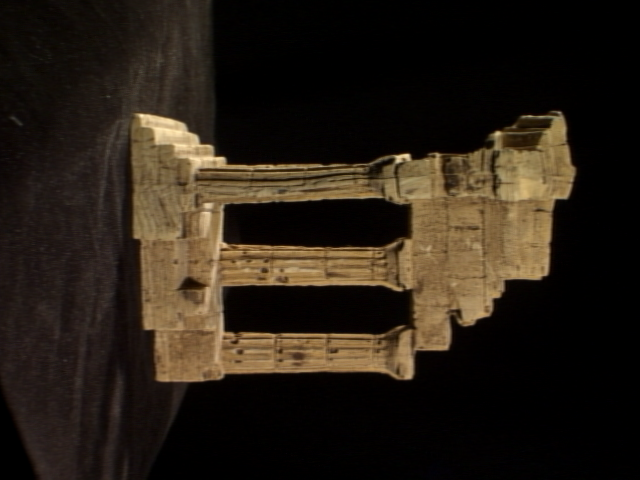
#> input picture Data/templeRing/templeSR0001.png, 640 x 480 px; its folder holds 4 pictures in this run
$ jupyter execute --allow-errors camera.ipynb
#> lines starting #> are read from the running program, lines starting #| are printed output that depends on the picture
[cell 1]
import cv2 as cv
import numpy as np
from glob import glob
from matplotlib import pyplot as plt
from bisect import bisect_left
from copy import copy, deepcopy
import os
from PIL import Image,ExifTags
import sba
import cmath
from scipy import linalg

<h2>Constants

[cell 2]
INIT_MIN_NUM_MATCHES = 100
RAY_ANGLE_TH = 2 #degrees
TERMINATE_TH = 20

<h2>UTILS

[cell 3]
# [17 lines left out: function show_images, not called in this run]

<h2>Read Images

[cell 4]
datasetPath = "Data/templeRing/"
filesNames = glob(datasetPath+'*.png') #TODO add jpg also
filesNames = sorted(filesNames)
images = [cv.imread(file) for file in filesNames]
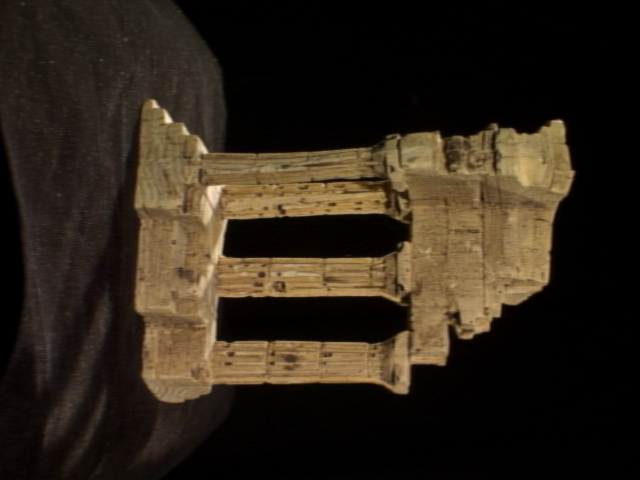
#> input picture Data/templeRing/templeSR0002.png, 640 x 480 px
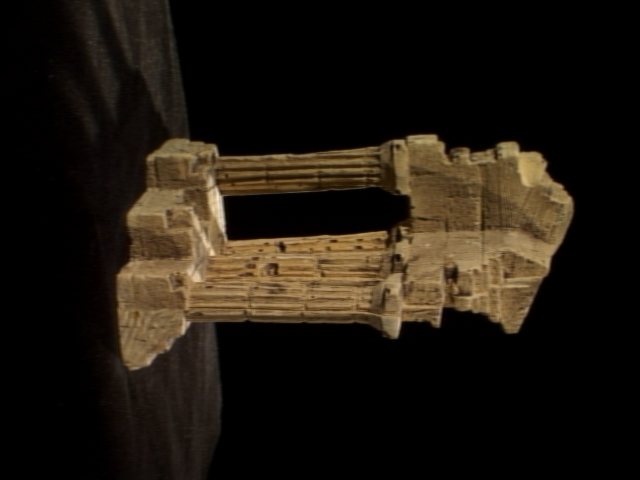
#> input picture Data/templeRing/templeSR0003.png, 640 x 480 px
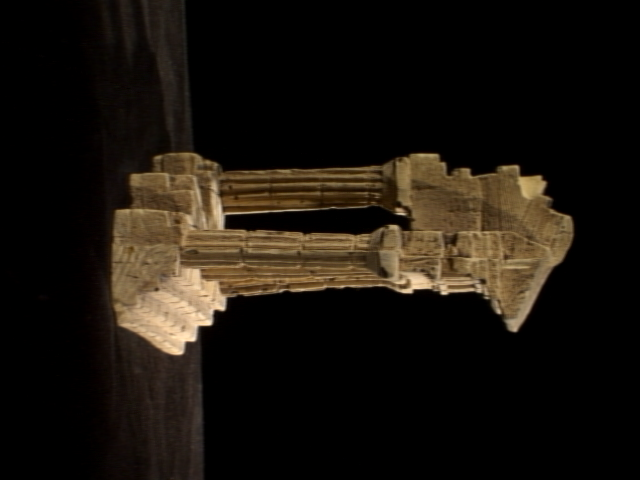
#> input picture Data/templeRing/templeSR0004.png, 640 x 480 px
#> images = 4 items

<h2>Read EXIF Info

[cell 5]
# [44 lines left out: function compute_focal_length, not called in this run]

<h2>Intrinsic Matrix

[cell 6]
'''
imgHeight, imgWidth, _ = images[0].shape
#focalLen =  1.2 * max(imgHeight, imgWidth)
focalLen = compute_focal_length(0)
pp = (imgWidth/2, imgHeight/2)
K = [[focalLen, 0, pp[0]],
     [0, focalLen, pp[1]],
     [0,     0,       1]]
'''
focalLen = 3310.400000
imgHeight, imgWidth, _ = images[0].shape
#> imgHeight = 480; imgWidth = 640
pp = (316.730000, 200.550000)
'''
K = [[3310.400000, 0.0, 316.730000],
     [0.0, 3325.500000, 200.550000],
     [0.0,     0.0,       1.0]]
'''
"""
#dinasore
K_global = [[3310.400000, 0.0, 316.730000],
     [0.0, 3310.400000, 200.550000],
     [0.0,     0.0,       1.0]]
"""
#temple
K_global = [[1520.400000, 0.0, 302.320000],
     [0.0, 1525.900000, 246.87000],
     [0.0,     0.0,       1.0]]

<h2>SIFT

[cell 7]
def compute_sift():
    print("SIFT")
    for imgIdx, img in enumerate(images):
        #show_images([img],["img"])
        #gray = cv.cvtColor(img,cv.COLOR_BGR2GRAY)
        sift = cv.xfeatures2d.SIFT_create()
        # find keypoints and descriptors with SIFT
        kp,des = sift.detectAndCompute(img, None)
        imageModel = {
            "keyPts": kp,
            "descriptors": des,
            "tracksFeaturesIdx": [],
            "projMat": np.zeros((3,4))
        }
        imagesModels.append(imageModel)
        print("image : ",imgIdx," number of points:",len(kp))
        #draw
        #imgKp = cv.drawKeypoints(gray,kp,copy(img),flags=cv.DRAW_MATCHES_FLAGS_DRAW_RICH_KEYPOINTS)
        #show_images([imgKp],["img"])

<h2>ORB

[cell 8]
# [18 lines left out: function compute_orb, not called in this run]
        #draw
        #imgKp = cv.drawKeypoints(gray,kp,copy(img),flags=cv.DRAW_MATCHES_FLAGS_DRAW_RICH_KEYPOINTS)
        #show_images([imgKp],["img"])

<h2> Matching

[cell 9]
def compute_matches(idx1,idx2): #image indices
    #Matching descriptors
    # FLANN parameters
    FLANN_INDEX_KDTREE = 0 #TODO try:1
    index_params = dict(algorithm = FLANN_INDEX_KDTREE, trees = 5)
    search_params = dict(checks = 50)

    flann = cv.FlannBasedMatcher(index_params,search_params)
    matches = flann.knnMatch(imagesModels[idx1]["descriptors"], imagesModels[idx2]["descriptors"], k=2)

    pts1 = []
    pts2 = []
    #Need to draw only good matches, so create a mask
    matchesMask = [[0,0] for i in range(len(matches))]
    for i,(m,n) in enumerate(matches):
        if m.distance < 0.6*n.distance:
            pts2.append(imagesModels[idx2]["keyPts"][m.trainIdx].pt)
            pts1.append(imagesModels[idx1]["keyPts"][m.queryIdx].pt)

            matchesIdx[idx1][idx2].append({'idx1': m.queryIdx, 'idx2':  m.trainIdx})
            matchesIdx[idx2][idx1].append({'idx1': m.trainIdx, 'idx2': m.queryIdx})
            matchesMask[i] = [1,0]

    #Draw Matches
    draw_params = dict(matchColor = (0,255,0),
                   singlePointColor = (255,0,0),
                   matchesMask = matchesMask,
                   flags = cv.DrawMatchesFlags_DEFAULT)
    img3 = cv.drawMatchesKnn(images[idx1], imagesModels[idx1]["keyPts"], images[idx2], imagesModels[idx2]["keyPts"], matches,None,**draw_params)
    #show_images([images[idx1], images[idx2], img3], ["img1: idx " + str(idx1), "img2: idx "+str(idx2), "matches"])

    return pts1, pts2

<h2> Tracks

[cell 10]
class KeyList(object):
    # bisect doesn't accept a key function, so we build the key into our sequence.
    def __init__(self, l, key):
        self.l = l
        self.key = key
    def __len__(self):
        return len(self.l)
    def __getitem__(self, index):
        return self.key(self.l[index])


def get_matched_idx(matchesList, searchItem):
    i = bisect_left(KeyList(matchesList, key=lambda k: k['idx1']), searchItem)
    if i != len(matchesList) and matchesList[i]['idx1'] == searchItem: return matchesList[i]['idx2']
    else: return -1

#Test
'''
matchesList = [{'idx1': 100, 'idx2': 5}, {'idx1': 2, 'idx2': 88}, {'idx1': 7, 'idx2': 5}, {'idx1': 9, 'idx2': 10}]
print(matchesList[0]['idx1'])
matchesList = sorted(matchesList, key=lambda k: k["idx1"])
print(matchesList[0]['idx1'])
print(get_matched_idx(matchesList, 2))
'''

[cell 11]
def compute_tracks():
    #Sort matchesIdx #TODO #find faster way
    for i in range(len(images)):
        for j in range(len(images)):
            matchesIdx[i][j] =  sorted(matchesIdx[i][j], key=lambda k: k["idx1"])

    for imgIdx in range(len(images)):
        if len(matchesIdx[imgIdx]) == 0: continue #??TODO neighbors
        flags = np.zeros(len(imagesModels[imgIdx]['keyPts']))
        imagesModels[imgIdx]['keyFlags'] = flags

    for imgIdx in range(len(images)):
        if len(matchesIdx[imgIdx]) == 0: continue #??TODO neighbors
        '''
        BFS from each feature
        images --> Nodes
        Features --> Egdes
        '''
        for featureIdx in range(len(imagesModels[imgIdx]['keyPts'])):
            #if the feature was visited
            if imagesModels[imgIdx]['keyFlags'][featureIdx] == 1: continue
            featuresTrack = []
            featuresQueue = []
            imageVisited = np.zeros(len(images))
            #Mark the feature as visited
            imagesModels[imgIdx]['keyFlags'][featureIdx] = 1
            featuresTrack.append((imgIdx, featureIdx))
            featuresQueue.append((imgIdx, featureIdx))
            imageVisited[imgIdx] = 1
            while not len(featuresQueue) == 0:
                feature = featuresQueue.pop(0)
                parImgIdx = feature[0]
                parFeatureIdx = feature[1]
                for childIdx in range(len(matchesIdx[parImgIdx])): #??TODO neighbors
                    if imageVisited[childIdx] == 1: continue
                    childFeatureIdx = get_matched_idx(matchesIdx[parImgIdx][childIdx], parFeatureIdx)# search for parFeatureIdx get the corresponding idx
                    if childFeatureIdx == -1: continue
                    if imagesModels[childIdx]['keyFlags'][childFeatureIdx] == 1: continue
                    imagesModels[childIdx]['keyFlags'][childFeatureIdx] = 1
                    featuresTrack.append((childIdx, childFeatureIdx))
                    featuresQueue.append((childIdx, childFeatureIdx))
                    imageVisited[childIdx] = 1
            if len(featuresTrack) >= 2:
                tracks.append(featuresTrack)
    for trackIdx in range(len(tracks)):
        for imgIdx,featureIdx in tracks[trackIdx]:
            imagesModels[imgIdx]['tracksFeaturesIdx'].append((trackIdx, featureIdx))

<h2>Projection Matrix For initialization

[cell 12]
#cam2 is the ref #TODO make sure?
#tODO test on each pair of images
# [32 lines left out: function proj_matrix_for_initial_camera, not called in this run]

[cell 13]
#TODO test
# [14 lines left out: functions get_reference_proj, compute_proj, not called in this run]

<h2>Projection Matrix From point correspondence Book


[cell 14]
# [19 lines left out: function compute_P, not called in this run]

def compute_proj_from_rVec_tVec(rVec,t):
    R,_ = cv.Rodrigues(rVec)
    return compute_proj(R,t)

[cell 15]
def get_intrinsic_matrix():
    return K_global
# [5 lines left out: function get_K, not called in this run]

[cell 16]
# [12 lines left out: function factorize_proj_matrix, not called in this run]

"""
#test
P = get_reference_proj()
print(factorize_proj_matrix(P))
"""

[cell 17]
#TODO ADD projmat = zeroes initialization
# [33 lines left out: function compute_ray_angle, not called in this run]

[cell 18]
# [61 lines left out: functions write_cameras, write_view_pts, set_cameras_after_bundle_adj, not called in this run]

<h2>Main

[cell 19]
imagesModels = []
matchesIdx = [[list() for x in range(len(images))] for y in range(len(images))]
#> matchesIdx = [[[], [], [], []], [[], [], [], []], [[], [], [], []], [[], [], [], []]]
tracks = []
compute_sift()
#> the loop in compute_sift, `for imgIdx, img in enumerate(images): #show_images([img],["img"])` made 4 passes
#| image :  0  number of points: 791
#| image :  1  number of points: 778
#| image :  2  number of points: 787
#| image :  3  number of points: 665
#> after the loop in compute_sift, `for imgIdx, img in enumerate(images):`: imagesModels = 4 items
#compute_orb()
print("Number of images: ", len(imagesModels))
#| Number of images:  4
#matchScores = np.zeros((len(images), len(images))) #TODO compute from it the INIT_MIN_NUM_MATCHES
homographyScores = []
#model = RansacModel()
for i in range(len(images)):
    for j in range(i+1, len(images)):
        pts1, pts2 = compute_matches(i,j)
        #matchScores[i][j] = len(pts1)
        #matchScores[j][i] = len(pts1)
        #print("No. of matched features between ", str(i) , "&", str(j),len(pts1))
        '''
        #Compute Fundamental matrix
        #Add "t" to every point
        pts1Homogenous = cv.convertPointsToHomogeneous(np.float32(pts1)).reshape((-1,3))
        pts2Homogenous = cv.convertPointsToHomogeneous(np.float32(pts2)).reshape((-1,3))
        pts1Homogenous = np.transpose(pts1Homogenous)
        pts2Homogenous = np.transpose(pts2Homogenous)
        if(len(pts1) < 8):
            print("Couldn't find good 8 matches to compute Fundamental matrix")
        else:
            F,inliers = F_from_ransac(pts1Homogenous,pts2Homogenous,model,maxiter=2048,match_theshold=1)
            print("Fundamental Matrix between ", str(i) , "&", str(j), F)
            #tODO refine matches
        '''

        pts1 = np.float32(pts1).reshape(-1,1,2)
        pts2 = np.float32(pts2).reshape(-1,1,2)
        if len(pts1) < 4:
            l = 1 #remove this line
            #print("Couldn't find good 4 matches to compute Homograhy matrix")
        else:
            H, mask = cv.findHomography(pts1, pts2, cv.RANSAC, 0.004*max(imgHeight, imgWidth))
            HinliersNum = list(mask).count(1)
            #print("HinliersNum: ", HinliersNum)
            if len(pts1) >= INIT_MIN_NUM_MATCHES:
                homographyScores.append({"idx1":i, "idx2": j, "percentage": HinliersNum/len(pts1)})
#> this loop made 4 passes
#> pass 1, in compute_matches, `img3 = cv.drawMatchesKnn(images[idx1], imagesModels[idx1]["keyPts"], i..`:
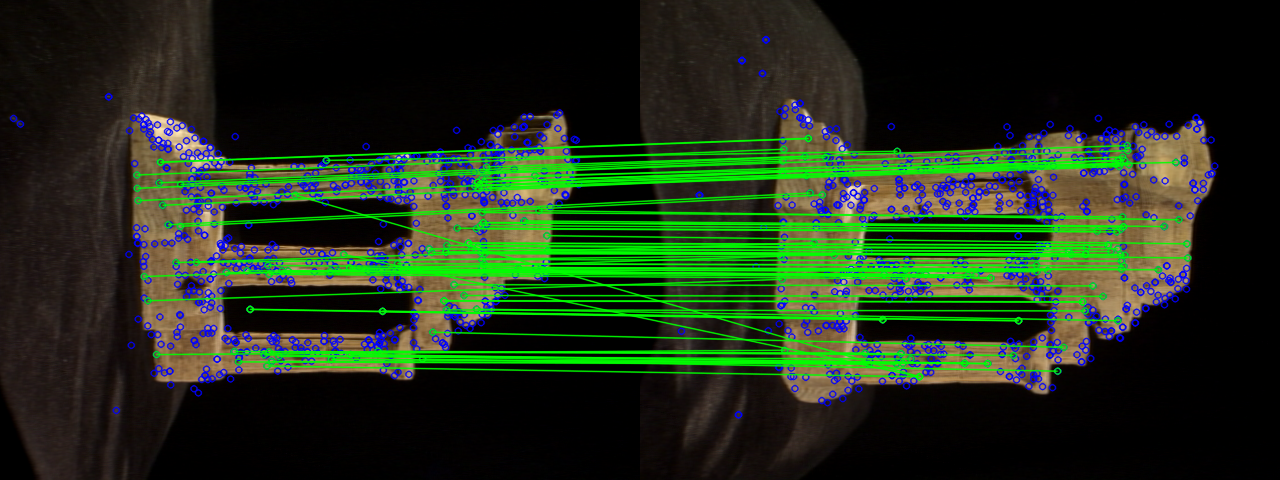
#> img3: shape (480, 1280, 3); mean of channels 0, 1, 2 26.1, 48.6, 31.5; drawn as B, G, R
#> pass 1, in compute_matches (call 2), `img3 = cv.drawMatchesKnn(images[idx1], imagesModels[idx1]["keyPts"], i..`:
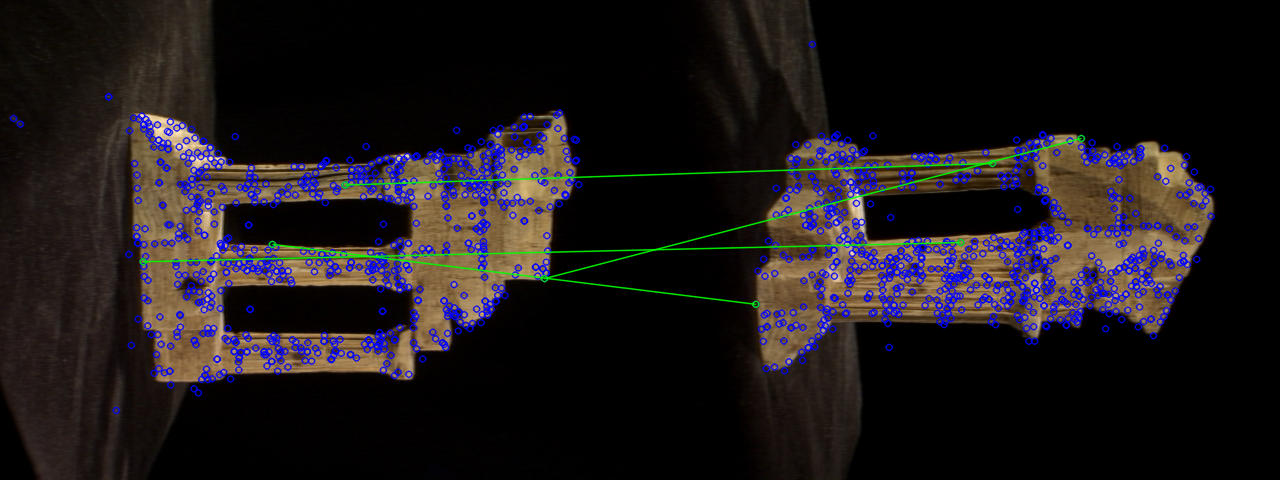
#> img3: shape (480, 1280, 3); mean of channels 0, 1, 2 27.1, 24.5, 29.6; drawn as B, G, R
#> pass 1, in compute_matches (call 3), `img3 = cv.drawMatchesKnn(images[idx1], imagesModels[idx1]["keyPts"], i..`:
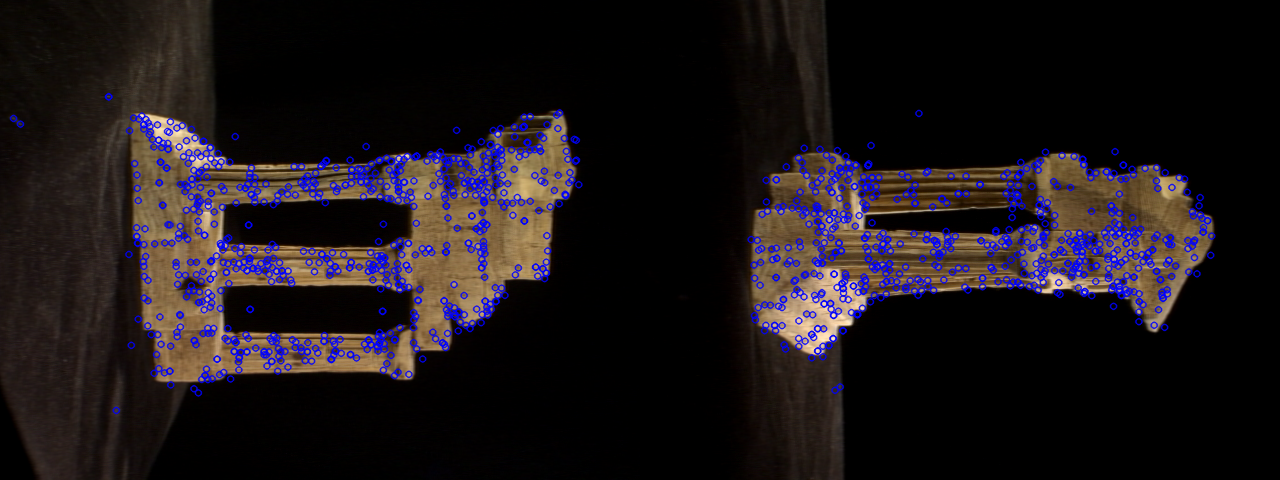
#> img3: shape (480, 1280, 3); mean of channels 0, 1, 2 25.9, 21.9, 28.1; drawn as B, G, R
#> pass 2, in compute_matches (call 4), `img3 = cv.drawMatchesKnn(images[idx1], imagesModels[idx1]["keyPts"], i..`:
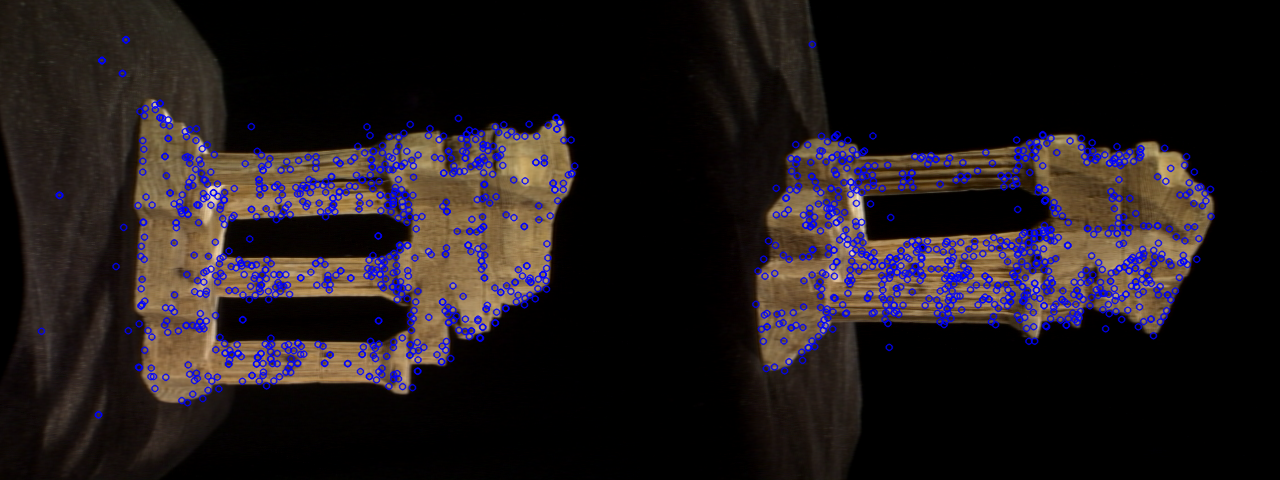
#> img3: shape (480, 1280, 3); mean of channels 0, 1, 2 29.2, 25.8, 32.9; drawn as B, G, R
#> after the loop, homographyScores = []

compute_tracks()
#> the loop in compute_tracks, `for i in range(len(images)):` made 4 passes
#> after the loop in compute_tracks, `for i in range(len(images)):`: matchesIdx = 4 items
#> the loop in compute_tracks, `for imgIdx in range(len(images)):` made 4 passes
#> the loop in compute_tracks, `for imgIdx in range(len(images)):` made 4 passes
#> the loop in compute_tracks, `for trackIdx in range(len(tracks)):` made 145 passes
#print("tracks: ", tracks)
#print("number of tracks: ", len(tracks))
homographyScores =  sorted(homographyScores, key=lambda k: k["percentage"])
#print("homographyScores: ", homographyScores)
#> (the rest of this cell did not finish here and is left out)

[cell 20]
for i in range(len(imagesModels)):
    print(imagesModels[i]['projMat'])
#> this loop made 4 passes
#| [[0. 0. 0. 0.]
#|  [0. 0. 0. 0.]
#|  [0. 0. 0. 0.]]
#| [[0. 0. 0. 0.]
#|  [0. 0. 0. 0.]
#|  [0. 0. 0. 0.]]
#| [[0. 0. 0. 0.]
#|  [0. 0. 0. 0.]
#|  [0. 0. 0. 0.]]
#| [[0. 0. 0. 0.]
#> (further printed lines are left out)
def write_proj_matrix():
    for i in range(len(imagesModels)):
        outputFile = open(datasetPath+"projection2/projection"+filesNames[i].split(".png")[0][-4:]+".txt",mode="w+")
        outputFile.write("CONTOUR\n")
        pString = ""
        for row in imagesModels[i]["projMat"]:
            for col in row:
                pString += str(col)+" "
            pString += "\n"
        outputFile.write(pString)
        outputFile.close()

write_proj_matrix()
#> the loop in write_proj_matrix, `for i in range(len(imagesModels)):` made 4 passes
